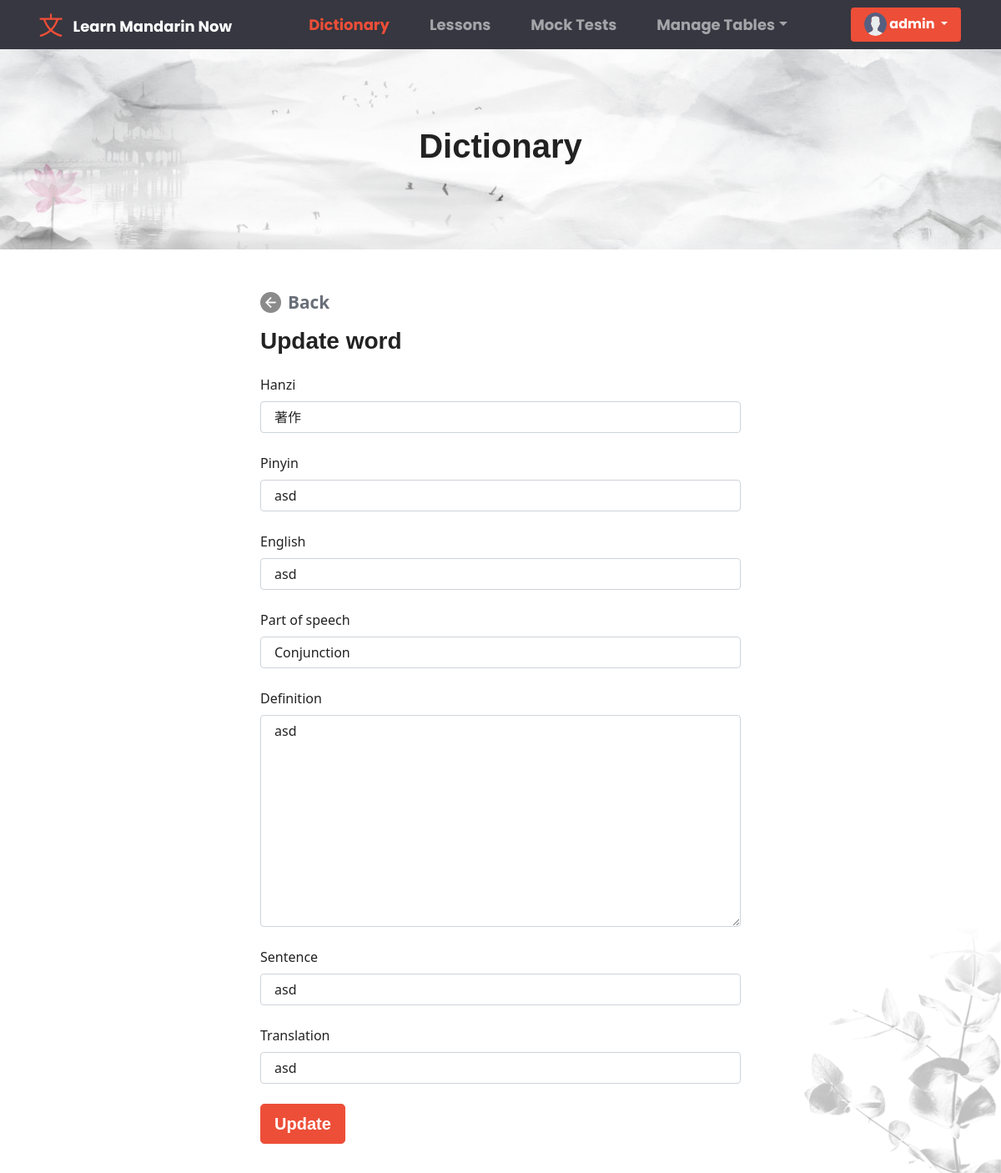
The app's page /superuser/edit-word/2/ (signed in) with its own data.
### base/models.py (models this page shows, shortened)
class User(AbstractUser):
    fname = models.CharField(max_length=200, null=True)
    lname = models.CharField(max_length=200, null=True)
    email = models.EmailField(unique = True, null=True)
    bio = models.TextField(null=True)
    avatar = models.ImageField(null=True, default="avatar.svg")
    REQUIRED_FIELDS = []
    class Meta:
        ordering = ['username']

class DictionaryList(models.Model):
    hanzi = models.CharField(max_length=200, null=True)
    pinyin = models.CharField(max_length=200, null=True)
    english = models.CharField(max_length=200, null=True)
    part_of_speech = models.ForeignKey(SpeechList, on_delete=models.SET_NULL, null=True)
    definition = models.TextField(null=True, blank=True)
    sentence = models.CharField(max_length=200, null=True)
    translation = models.CharField(max_length=200, null=True)
    updated = models.DateTimeField(auto_now=True)
    created = models.DateTimeField(auto_now_add=True)
    class Meta:
        ordering = ['-updated', '-created']

### base/views.py (the view, shortened to what this page needs)
# urls.py: path('superuser/edit-word/<str:pk>/', views.AdminEditWordToDictionary, name = 'superuser-edit-word'),
@login_required(login_url='anonymous')
def AdminEditWordToDictionary(request, pk):
    label = 'Update'
    dict_list = DictionaryList.objects.get(id=pk)
    form = DictionaryListForm(instance=dict_list)
    if request.user.is_authenticated and not request.user.is_staff:
        messages.warning(request, "Access denied, 403 forbidden page!")
        return redirect('dictionary')
    context = {
        'form' : form,
        'label' : label,
    }
    return render(request, 'dictionary_edit_add.html', context)

### base/forms.py
class DictionaryListForm(ModelForm):
    class Meta:
        model = DictionaryList
        fields = ['hanzi', 'pinyin', 'english', 'part_of_speech', 'definition', 'sentence', 'translation']
    def __init__(self, *args, **kwargs):
        super().__init__(*args, **kwargs)
        self.fields['hanzi'].widget.attrs.update({'class': 'form-control', 'placeholder': 'Hanzi'})
        self.fields['pinyin'].widget.attrs.update({'class': 'form-control', 'placeholder': 'Pinyin'})
        self.fields['english'].widget.attrs.update({'class': 'form-control', 'placeholder': 'English'})
        self.fields['part_of_speech'].widget.attrs.update({'class': 'form-control', 'placeholder': 'Part of speech'})
        self.fields['definition'].widget.attrs.update({'class': 'form-control', 'placeholder': 'Definition'})
        self.fields['sentence'].widget.attrs.update({'class': 'form-control', 'placeholder': 'Example in a sentence'})
        self.fields['translation'].widget.attrs.update({'class': 'form-control', 'placeholder': 'Translation of the sentence'})

### base/models.py (called while the page is built)
    def __str__(self):
        return self.speech

### templates/dictionary_edit_add.html (shortened to what this page needs)
{% extends 'main.html' %} {% block content %} {% load static%}
<link rel="stylesheet" href="{% static 'css/dictionaryAdd_Edit.css' %}" />
<div class="container-fluid">
  <div class="row mb-5" id="dictionary_header">
    <h1 class="text-center">Dictionary</h1>
  </div>
  <div class="row justify-content-center" style="margin-bottom:3%">
    <div class="col col-lg-6">
      <form action="" method="POST">
          <a href="{%url 'dictionary'%}" id="back_btn">
            <img src="{% static 'images/back_icon.png' %}" class="navbar_mini_icon">
             Back
          </a>
        <h3 style="margin: 0%;"> {{label}}  {% if label == 'Add' %}new word{% else %}word{%endif%}</h3>
        <div class="col-sm-12">
            {% for fields in form %}
          <div class="form-group">
            <label for="" class="form-label mt-4"> {{fields.label}}</label> </label>
            {{ fields }}
          </div>
          {% endfor %}
        </div>
        <div class="form-group">
          <br />
          <button type="submit" class="btn btn-primary btn-lg btn-block">
            {{label}}
          </button>
        </div>
      </form>
    </div>
  </div>
</div>
<img src="{% static 'images/right_bgImg.png' %}" id="right_bg_img">
{% endblock content %}

### templates/navbar.html (shortened to what this page needs)
{% load static %}
<link rel="stylesheet" href="{% static 'css/navbar.css' %}" />
<nav class="navbar navbar-expand-lg navbar-dark" id="navbar_header">
  <div class="container-fluid">
    <img src="{% static 'images/navbar_logo.png' %}" id="navbar_logo">
    <a class="navbar-brand" href="{% url 'dictionary' %}" id="logo_text">Learn Mandarin Now</a>
    <div class="collapse navbar-collapse" id="navbarColor02">
      <ul class="navbar-nav me-auto navbar_menuChouce">
        <li class="nav-item">
          <a class="nav-link navigation_choices" href="{% url 'dictionary' %}"
             id="dictionary_page">Dictionary
          </a>
        </li>
        <li class="nav-item">
          <a class="nav-link navigation_choices" href="{% url 'lessons' %}" id="lesson_page">Lessons</a>
        </li>
        <li class="nav-item">
          <a class="nav-link navigation_choices" href="{% url 'mocktest' %}" id="mocktest_page">Mock Tests</a>
        </li>
        {% if request.user.is_authenticated and request.user.is_staff %}
        <li class="nav-item dropdown">
          <a
            class="nav-link dropdown-toggle navigation_choices"
            data-bs-toggle="dropdown"
            href="#"
            role="button"
            aria-haspopup="true"
            aria-expanded="false"
             id="Manage_table">Manage Tables</a
          >
        </li>
        {% endif %}
      </ul>
      <div class="d-flex">
        {% if request.user.is_authenticated %}
        <div class="dropdown">
          <button
            class="btn btn-primary dropdown-toggle button_profile" id="test"
            type="button"
            id="dropdownMenuButton1"
            data-bs-toggle="dropdown"
            aria-expanded="false"
          >
            <img
              class="rounded-circle"
              src="{{request.user.avatar.url}}"
              alt="profile"
              style="height: 1.7rem; width: 1.7rem; margin-bottom: 1px"
            />
            {{request.user.username}}
          </button>
        </div>
        {% endif %}
      </div>
    </div>
  </div>
</nav>

### static/css/navbar.css (style rules this page uses)
#test { font-family: 'Poppins', sans-serif; }
#navbar_header { background-color: #363740; padding-right: 3%; }
.navbar_menuChouce { margin: 0% auto; }
#navbar_logo { height: 4vh; margin-right: 1%; margin-left: 3%; width: auto; }
#logo_text { font-family: 'Poppins', sans-serif; text-transform: capitalize; }
.button_profile { border: none; }
.navigation_choices { font-family: 'Poppins', sans-serif; margin: 0% 1rem; }
.navbar_mini_icon { height: 25px; width: auto; margin-right: .5rem; }

### static/css/dictionaryAdd_Edit.css (style rules this page uses)
#dictionary_header { height: 30vh; margin-bottom: 2rem; display: flex; align-items: center; justify-content: center; background-image: url(../../static/images/dictionary_headerBg.png); background-position: bottom center; background-repeat: no-repeat; background-size: cover; }
#back_btn { text-decoration: none; color: #696F79; font-size: 1.3rem; font-weight: bold; margin: 0%; padding: 0%; display: flex; align-items: center; margin-right: 4rem; margin-bottom: 1rem; }
#right_bg_img { position: fixed; height: 40vh; width: auto; right: 0; bottom: 0; }

### templates/main.html (style rules this page uses)
* { box-sizing: border-box; }
img { -webkit-user-drag: none; -khtml-user-drag: none; -moz-user-drag: none; -o-user-drag: none; object-fit: cover; }

### records on screen
User: user.avatar (placeholder picture), user.username "admin"
DictionaryList: form "著作" "asd" "asd" "Conjunction" "asd" "asd" "asd"

### other values on screen
{{ label }} "Update"
{{ fields.label }} "Hanzi" "Pinyin" "English" "Part of speech" "Definition" "Sentence" "Translation"
